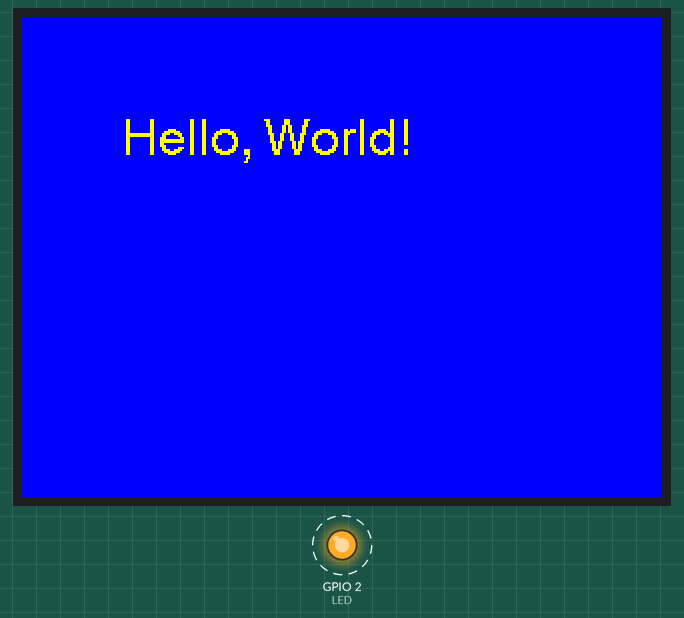
Recording of a sketch running on a simulated ESP32. Parts: 320×240 colour display, output pins drawn as LEDs (lit = HIGH). Dashed ring = blinking.

Above: at 0.32 s.
Timing chart, 0 to 130.0 s (numbered marks = the images above):
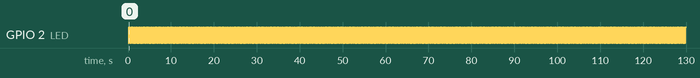

The sketch:

step3.ino
```cpp
// (licence header left out)
#include <TFT_eSPI.h>
#define TITLE              "Hello, World!"
#define LED                2                       // LED is on GPIO Pin 2
#define SCREEN_ROTATION    3                       // landscape: use '1' or '3'

TFT_eSPI tft = TFT_eSPI();                         // display object

void setup() {
  pinMode(LED,OUTPUT);                             // pin for onboard LED
  tft.init();
  tft.setRotation(SCREEN_ROTATION);                // landscape screen orientation
  tft.fillScreen(TFT_BLUE);                        // start with empty screen
  tft.setTextColor(TFT_YELLOW);                    // yellow on blue text
  tft.drawString(TITLE,50,50,4);                   // display the text
}

void loop() {
  digitalWrite(LED,HIGH);                          // turn on LED
  delay(200);                                      // for 0.2 seconds
  digitalWrite(LED,LOW);                           // turn off LED
  delay(200);                                      // for 0.2 seconds
}
```

Measured:
- by itself, GPIO 2 (LED): alternates HIGH for 0.20 s and LOW for 0.20 s
